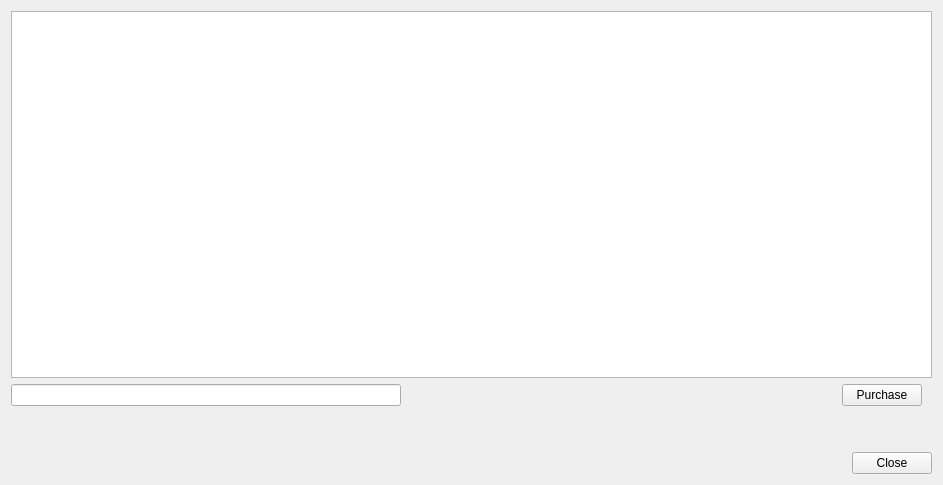
<?xml version="1.0" encoding="UTF-8"?>
<ui version="4.0">
 <class>DlgSongShop</class>
 <widget class="QDialog" name="DlgSongShop">
  <property name="geometry">
   <rect>
    <x>0</x>
    <y>0</y>
    <width>943</width>
    <height>485</height>
   </rect>
  </property>
  <property name="windowTitle">
   <string>Song Shop</string>
  </property>
  <property name="windowIcon">
   <iconset resource="resources.qrc">
    <normaloff>:/Icons/okjicon.svg</normaloff>:/Icons/okjicon.svg</iconset>
  </property>
  <layout class="QVBoxLayout" name="verticalLayout">
   <item>
    <widget class="QTableView" name="tableViewSongs">
     <property name="alternatingRowColors">
      <bool>true</bool>
     </property>
     <property name="selectionMode">
      <enum>QAbstractItemView::SingleSelection</enum>
     </property>
     <property name="selectionBehavior">
      <enum>QAbstractItemView::SelectRows</enum>
     </property>
     <property name="sortingEnabled">
      <bool>true</bool>
     </property>
     <attribute name="horizontalHeaderCascadingSectionResizes">
      <bool>true</bool>
     </attribute>
     <attribute name="horizontalHeaderShowSortIndicator" stdset="0">
      <bool>true</bool>
     </attribute>
     <attribute name="horizontalHeaderStretchLastSection">
      <bool>true</bool>
     </attribute>
    </widget>
   </item>
   <item>
    <layout class="QHBoxLayout" name="horizontalLayout">
     <property name="rightMargin">
      <number>10</number>
     </property>
     <item>
      <widget class="QLineEdit" name="lineEditSearch"/>
     </item>
     <item>
      <widget class="QPushButton" name="btnSearch">
       <property name="text">
        <string/>
       </property>
       <property name="icon">
        <iconset resource="resources.qrc">
         <normaloff>:/Icons/system-search2.png</normaloff>:/Icons/system-search2.png</iconset>
       </property>
       <property name="iconSize">
        <size>
         <width>22</width>
         <height>22</height>
        </size>
       </property>
       <property name="flat">
        <bool>true</bool>
       </property>
      </widget>
     </item>
     <item>
      <spacer name="horizontalSpacer">
       <property name="orientation">
        <enum>Qt::Horizontal</enum>
       </property>
       <property name="sizeType">
        <enum>QSizePolicy::Expanding</enum>
       </property>
       <property name="sizeHint" stdset="0">
        <size>
         <width>80</width>
         <height>20</height>
        </size>
       </property>
      </spacer>
     </item>
     <item>
      <widget class="QPushButton" name="btnPurchase">
       <property name="text">
        <string>Purchase</string>
       </property>
      </widget>
     </item>
    </layout>
   </item>
   <item>
    <spacer name="verticalSpacer">
     <property name="orientation">
      <enum>Qt::Vertical</enum>
     </property>
     <property name="sizeType">
      <enum>QSizePolicy::Fixed</enum>
     </property>
     <property name="sizeHint" stdset="0">
      <size>
       <width>20</width>
       <height>40</height>
      </size>
     </property>
    </spacer>
   </item>
   <item>
    <layout class="QHBoxLayout" name="horizontalLayout_2">
     <item>
      <spacer name="horizontalSpacer_2">
       <property name="orientation">
        <enum>Qt::Horizontal</enum>
       </property>
       <property name="sizeHint" stdset="0">
        <size>
         <width>40</width>
         <height>20</height>
        </size>
       </property>
      </spacer>
     </item>
     <item>
      <widget class="QPushButton" name="btnClose">
       <property name="text">
        <string>Close</string>
       </property>
      </widget>
     </item>
    </layout>
   </item>
  </layout>
 </widget>
 <resources>
  <include location="resources.qrc"/>
 </resources>
 <connections/>
</ui>
